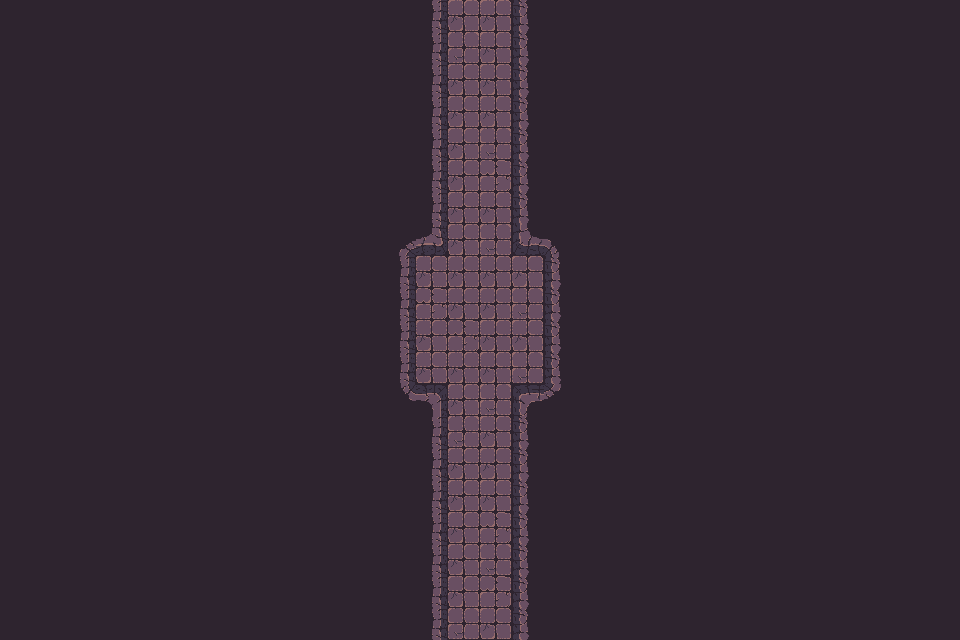

Rendered tile map (Tiled .tmx) drawn with the repository's tilesets; below, a short description and the full map source, tile grids included:
An orthogonal 30x20 tile map with 32x32 px tiles, 1 tile layer (Tile layer 1), 2 tilesets and 57 objects.

<map version="1.10" tiledversion="1.11.2" orientation="orthogonal" renderorder="right-down" width="30" height="20" tilewidth="32" tileheight="32" infinite="0" nextlayerid="3" nextobjectid="1">
    <tileset firstgid="1" name="Town Tileset" tilewidth="32" tileheight="32" tilecount="64" columns="8">
        <image source="../../../tiles/World H Tileset.png" trans="ff00ff" width="256" height="256" />
        <tile id="4">
            <objectgroup draworder="index" id="2">
                <object id="1" x="0" y="0" width="32" height="32" />
            </objectgroup>
        </tile>
        <tile id="5">
            <objectgroup draworder="index" id="2">
                <object id="1" x="0" y="0" width="32" height="32" />
            </objectgroup>
        </tile>
        <tile id="6">
            <objectgroup draworder="index" id="2">
                <object id="1" x="0" y="0" width="32" height="32" />
            </objectgroup>
        </tile>
        <tile id="7">
            <objectgroup draworder="index" id="2">
                <object id="1" x="0" y="0" width="32" height="32" />
            </objectgroup>
        </tile>
        <tile id="8">
            <objectgroup draworder="index" id="2">
                <object id="1" x="0" y="0" width="32" height="32" />
            </objectgroup>
        </tile>
        <tile id="10">
            <objectgroup draworder="index" id="2">
                <object id="1" x="0" y="32" width="32" height="0" />
            </objectgroup>
        </tile>
        <tile id="11">
            <objectgroup draworder="index" id="2">
                <object id="1" x="0" y="32" width="32" height="0" />
                <object id="2" x="32" y="0" width="0" height="32" />
            </objectgroup>
        </tile>
        <tile id="12">
            <objectgroup draworder="index" id="2">
                <object id="1" x="32" y="0" width="0" height="32" />
            </objectgroup>
        </tile>
        <tile id="13">
            <objectgroup draworder="index" id="2">
                <object id="1" x="0" y="32" width="32" height="0" />
                <object id="2" x="0" y="32" width="32" height="0" />
                <object id="3" x="0" y="0" width="0" height="32" />
            </objectgroup>
        </tile>
        <tile id="14">
            <objectgroup draworder="index" id="2">
                <object id="1" x="0" y="0" width="0" height="32" />
            </objectgroup>
        </tile>
        <tile id="16">
            <objectgroup draworder="index" id="2">
                <object id="1" x="0" y="0" width="32" height="32" />
            </objectgroup>
        </tile>
        <tile id="24">
            <objectgroup draworder="index" id="2">
                <object id="1" x="0" y="0" width="32" height="32" />
            </objectgroup>
        </tile>
    </tileset>
    <tileset firstgid="65" name="Dungeon Crawler Tileset" tilewidth="32" tileheight="32" tilecount="100" columns="10">
        <image source="../../../tiles/Dungeon_Tile.png" trans="" width="320" height="320" />
        <tile id="2">
            <objectgroup draworder="index" id="2">
                <object id="1" x="0" y="0" width="32" height="32" />
            </objectgroup>
        </tile>
        <tile id="3">
            <objectgroup draworder="index" id="2">
                <object id="1" x="0" y="0" width="32" height="32" />
            </objectgroup>
        </tile>
        <tile id="4">
            <objectgroup draworder="index" id="2">
                <object id="1" x="0" y="0" width="32" height="32" />
            </objectgroup>
        </tile>
        <tile id="5">
            <objectgroup draworder="index" id="2">
                <object id="1" x="0" y="0" width="32" height="32" />
            </objectgroup>
        </tile>
        <tile id="6">
            <objectgroup draworder="index" id="2">
                <object id="1" x="0" y="0" width="32" height="32" />
            </objectgroup>
        </tile>
        <tile id="8">
            <objectgroup draworder="index" id="2">
                <object id="1" x="0" y="0" width="32" height="32" />
            </objectgroup>
        </tile>
        <tile id="12">
            <objectgroup draworder="index" id="2">
                <object id="1" x="0" y="0" width="32" height="32" />
            </objectgroup>
        </tile>
        <tile id="13">
            <objectgroup draworder="index" id="2">
                <object id="1" x="0" y="0" width="32" height="32" />
            </objectgroup>
        </tile>
        <tile id="14">
            <objectgroup draworder="index" id="2">
                <object id="1" x="0" y="0" width="32" height="32" />
            </objectgroup>
        </tile>
        <tile id="15">
            <objectgroup draworder="index" id="2">
                <object id="1" x="0" y="0" width="32" height="32" />
            </objectgroup>
        </tile>
        <tile id="16">
            <objectgroup draworder="index" id="2">
                <object id="1" x="0" y="0" width="32" height="32" />
            </objectgroup>
        </tile>
        <tile id="18">
            <objectgroup draworder="index" id="2">
                <object id="1" x="0" y="0" width="32" height="32" />
            </objectgroup>
        </tile>
        <tile id="22">
            <objectgroup draworder="index" id="2">
                <object id="1" x="0" y="0" width="32" height="32" />
            </objectgroup>
        </tile>
        <tile id="23">
            <objectgroup draworder="index" id="2">
                <object id="1" x="0" y="0" width="32" height="32" />
            </objectgroup>
        </tile>
        <tile id="24">
            <objectgroup draworder="index" id="2">
                <object id="1" x="0" y="0" width="32" height="32" />
            </objectgroup>
        </tile>
        <tile id="25">
            <objectgroup draworder="index" id="2">
                <object id="1" x="0" y="0" width="32" height="32" />
            </objectgroup>
        </tile>
        <tile id="26">
            <objectgroup draworder="index" id="2">
                <object id="1" x="0" y="0" width="32" height="32" />
            </objectgroup>
        </tile>
        <tile id="28">
            <objectgroup draworder="index" id="2">
                <object id="1" x="0" y="0" width="32" height="32" />
            </objectgroup>
        </tile>
        <tile id="32">
            <objectgroup draworder="index" id="2">
                <object id="1" x="0" y="0" width="32" height="32" />
            </objectgroup>
        </tile>
        <tile id="33">
            <objectgroup draworder="index" id="2">
                <object id="1" x="0" y="0" width="32" height="32" />
            </objectgroup>
        </tile>
        <tile id="34">
            <objectgroup draworder="index" id="2">
                <object id="1" x="0" y="0" width="32" height="32" />
            </objectgroup>
        </tile>
        <tile id="35">
            <objectgroup draworder="index" id="2">
                <object id="1" x="0" y="0" width="32" height="32" />
            </objectgroup>
        </tile>
        <tile id="36">
            <objectgroup draworder="index" id="2">
                <object id="1" x="0" y="0" width="32" height="32" />
            </objectgroup>
        </tile>
        <tile id="38">
            <objectgroup draworder="index" id="2">
                <object id="1" x="0" y="0" width="32" height="32" />
            </objectgroup>
        </tile>
        <tile id="42">
            <objectgroup draworder="index" id="2">
                <object id="1" x="0" y="0" width="32" height="32" />
            </objectgroup>
        </tile>
        <tile id="43">
            <objectgroup draworder="index" id="2">
                <object id="1" x="0" y="0" width="32" height="32" />
            </objectgroup>
        </tile>
        <tile id="44">
            <objectgroup draworder="index" id="2">
                <object id="1" x="0" y="0" width="32" height="32" />
            </objectgroup>
        </tile>
        <tile id="45">
            <objectgroup draworder="index" id="2">
                <object id="1" x="0" y="0" width="32" height="32" />
            </objectgroup>
        </tile>
        <tile id="46">
            <objectgroup draworder="index" id="2">
                <object id="1" x="0" y="0" width="32" height="32" />
            </objectgroup>
        </tile>
        <tile id="48">
            <objectgroup draworder="index" id="2">
                <object id="1" x="0" y="0" width="32" height="32" />
            </objectgroup>
        </tile>
        <tile id="52">
            <objectgroup draworder="index" id="2">
                <object id="1" x="0" y="0" width="32" height="32" />
            </objectgroup>
        </tile>
        <tile id="53">
            <objectgroup draworder="index" id="2">
                <object id="1" x="0" y="0" width="32" height="32" />
            </objectgroup>
        </tile>
        <tile id="54">
            <objectgroup draworder="index" id="2">
                <object id="1" x="0" y="0" width="32" height="32" />
            </objectgroup>
        </tile>
        <tile id="55">
            <objectgroup draworder="index" id="2">
                <object id="1" x="0" y="0" width="32" height="32" />
            </objectgroup>
        </tile>
        <tile id="56">
            <objectgroup draworder="index" id="2">
                <object id="1" x="0" y="0" width="32" height="32" />
            </objectgroup>
        </tile>
        <tile id="58">
            <objectgroup draworder="index" id="2">
                <object id="1" x="0" y="0" width="32" height="32" />
            </objectgroup>
        </tile>
        <tile id="62">
            <objectgroup draworder="index" id="2">
                <object id="1" x="0" y="0" width="32" height="32" />
            </objectgroup>
        </tile>
        <tile id="63">
            <objectgroup draworder="index" id="2">
                <object id="1" x="0" y="0" width="32" height="32" />
            </objectgroup>
        </tile>
        <tile id="64">
            <objectgroup draworder="index" id="2">
                <object id="1" x="0" y="0" width="32" height="32" />
            </objectgroup>
        </tile>
        <tile id="65">
            <objectgroup draworder="index" id="2">
                <object id="1" x="0" y="0" width="32" height="32" />
            </objectgroup>
        </tile>
        <tile id="66">
            <objectgroup draworder="index" id="2">
                <object id="1" x="0" y="0" width="32" height="32" />
            </objectgroup>
        </tile>
        <tile id="68">
            <objectgroup draworder="index" id="2">
                <object id="1" x="0" y="0" width="32" height="32" />
            </objectgroup>
        </tile>
    </tileset>
    <layer id="1" name="Tile layer 1" width="30" height="20">
        <data encoding="csv">
122,122,122,122,122,122,122,122,122,122,122,122,122,77,75,75,79,122,122,122,122,122,122,122,122,122,122,122,122,122,
122,122,122,122,122,122,122,122,122,122,122,122,122,77,66,75,79,122,122,122,122,122,122,122,122,122,122,122,122,122,
122,122,122,122,122,122,122,122,122,122,122,122,122,77,75,75,79,122,122,122,122,122,122,122,122,122,122,122,122,122,
122,122,122,122,122,122,122,122,122,122,122,122,122,77,75,75,79,122,122,122,122,122,122,122,122,122,122,122,122,122,
122,122,122,122,122,122,122,122,122,122,122,122,122,77,75,66,79,122,122,122,122,122,122,122,122,122,122,122,122,122,
122,122,122,122,122,122,122,122,122,122,122,122,122,77,75,65,79,122,122,122,122,122,122,122,122,122,122,122,122,122,
122,122,122,122,122,122,122,122,122,122,122,122,122,77,75,75,79,122,122,122,122,122,122,122,122,122,122,122,122,122,
122,122,122,122,122,122,122,122,122,122,122,122,67,103,75,66,100,69,122,122,122,122,122,122,122,122,122,122,122,122,
122,122,122,122,122,122,122,122,122,122,122,122,77,75,75,75,75,79,122,122,122,122,122,122,122,122,122,122,122,122,
122,122,122,122,122,122,122,122,122,122,122,122,77,65,75,75,66,79,122,122,122,122,122,122,122,122,122,122,122,122,
122,122,122,122,122,122,122,122,122,122,122,122,77,75,65,75,75,79,122,122,122,122,122,122,122,122,122,122,122,122,
122,122,122,122,122,122,122,122,122,122,122,122,77,75,75,75,66,79,122,122,122,122,122,122,122,122,122,122,122,122,
122,122,122,122,122,122,122,122,122,122,122,122,87,73,75,66,70,89,122,122,122,122,122,122,122,122,122,122,122,122,
122,122,122,122,122,122,122,122,122,122,122,122,122,77,66,75,79,122,122,122,122,122,122,122,122,122,122,122,122,122,
122,122,122,122,122,122,122,122,122,122,122,122,122,77,75,75,79,122,122,122,122,122,122,122,122,122,122,122,122,122,
122,122,122,122,122,122,122,122,122,122,122,122,122,77,75,75,79,122,122,122,122,122,122,122,122,122,122,122,122,122,
122,122,122,122,122,122,122,122,122,122,122,122,122,77,75,65,79,122,122,122,122,122,122,122,122,122,122,122,122,122,
122,122,122,122,122,122,122,122,122,122,122,122,122,77,75,66,79,122,122,122,122,122,122,122,122,122,122,122,122,122,
122,122,122,122,122,122,122,122,122,122,122,122,122,77,75,65,79,122,122,122,122,122,122,122,122,122,122,122,122,122,
122,122,122,122,122,122,122,122,122,122,122,122,122,77,66,75,79,122,122,122,122,122,122,122,122,122,122,122,122,122
        </data>
    </layer>
</map>
